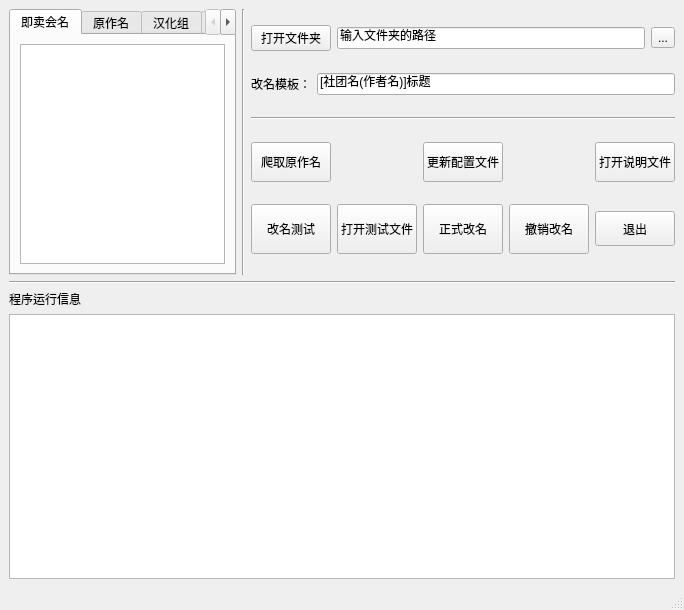
<?xml version="1.0" encoding="UTF-8"?>
<ui version="4.0">
 <class>MainWindow</class>
 <widget class="QMainWindow" name="MainWindow">
  <property name="geometry">
   <rect>
    <x>0</x>
    <y>0</y>
    <width>684</width>
    <height>610</height>
   </rect>
  </property>
  <property name="windowTitle">
   <string>本子改名</string>
  </property>
  <widget class="QWidget" name="centralwidget">
   <layout class="QGridLayout" name="gridLayout">
    <item row="0" column="0">
     <layout class="QHBoxLayout" name="horizontalLayout_6">
      <item>
       <widget class="QTabWidget" name="tab_widget">
        <property name="enabled">
         <bool>true</bool>
        </property>
        <property name="currentIndex">
         <number>0</number>
        </property>
        <widget class="QWidget" name="tab_market">
         <attribute name="title">
          <string>即卖会名</string>
         </attribute>
         <layout class="QHBoxLayout" name="horizontalLayout_8">
          <item>
           <widget class="QTextEdit" name="text_edit_market">
            <property name="html">
             <string>&lt;!DOCTYPE HTML PUBLIC &quot;-//W3C//DTD HTML 4.0//EN&quot; &quot;http://www.w3.org/TR/REC-html40/strict.dtd&quot;&gt;
&lt;html&gt;&lt;head&gt;&lt;meta name=&quot;qrichtext&quot; content=&quot;1&quot; /&gt;&lt;style type=&quot;text/css&quot;&gt;
p, li { white-space: pre-wrap; }
&lt;/style&gt;&lt;/head&gt;&lt;body style=&quot; font-family:'SimSun'; font-size:9pt; font-weight:400; font-style:normal;&quot;&gt;
&lt;p style=&quot;-qt-paragraph-type:empty; margin-top:0px; margin-bottom:0px; margin-left:0px; margin-right:0px; -qt-block-indent:0; text-indent:0px;&quot;&gt;&lt;br /&gt;&lt;/p&gt;&lt;/body&gt;&lt;/html&gt;</string>
            </property>
           </widget>
          </item>
         </layout>
        </widget>
        <widget class="QWidget" name="tab_original">
         <attribute name="title">
          <string>原作名</string>
         </attribute>
         <layout class="QHBoxLayout" name="horizontalLayout_9">
          <item>
           <widget class="QTextEdit" name="text_edit_original">
            <property name="enabled">
             <bool>true</bool>
            </property>
            <property name="html">
             <string>&lt;!DOCTYPE HTML PUBLIC &quot;-//W3C//DTD HTML 4.0//EN&quot; &quot;http://www.w3.org/TR/REC-html40/strict.dtd&quot;&gt;
&lt;html&gt;&lt;head&gt;&lt;meta name=&quot;qrichtext&quot; content=&quot;1&quot; /&gt;&lt;style type=&quot;text/css&quot;&gt;
p, li { white-space: pre-wrap; }
&lt;/style&gt;&lt;/head&gt;&lt;body style=&quot; font-family:'SimSun'; font-size:9pt; font-weight:400; font-style:normal;&quot;&gt;
&lt;p style=&quot;-qt-paragraph-type:empty; margin-top:0px; margin-bottom:0px; margin-left:0px; margin-right:0px; -qt-block-indent:0; text-indent:0px;&quot;&gt;&lt;br /&gt;&lt;/p&gt;&lt;/body&gt;&lt;/html&gt;</string>
            </property>
           </widget>
          </item>
         </layout>
        </widget>
        <widget class="QWidget" name="tab_localization">
         <attribute name="title">
          <string>汉化组</string>
         </attribute>
         <layout class="QHBoxLayout" name="horizontalLayout_10">
          <item>
           <widget class="QTextEdit" name="text_edit_localization">
            <property name="html">
             <string>&lt;!DOCTYPE HTML PUBLIC &quot;-//W3C//DTD HTML 4.0//EN&quot; &quot;http://www.w3.org/TR/REC-html40/strict.dtd&quot;&gt;
&lt;html&gt;&lt;head&gt;&lt;meta name=&quot;qrichtext&quot; content=&quot;1&quot; /&gt;&lt;style type=&quot;text/css&quot;&gt;
p, li { white-space: pre-wrap; }
&lt;/style&gt;&lt;/head&gt;&lt;body style=&quot; font-family:'SimSun'; font-size:9pt; font-weight:400; font-style:normal;&quot;&gt;
&lt;p style=&quot;-qt-paragraph-type:empty; margin-top:0px; margin-bottom:0px; margin-left:0px; margin-right:0px; -qt-block-indent:0; text-indent:0px;&quot;&gt;&lt;br /&gt;&lt;/p&gt;&lt;/body&gt;&lt;/html&gt;</string>
            </property>
           </widget>
          </item>
         </layout>
        </widget>
        <widget class="QWidget" name="tab_other">
         <attribute name="title">
          <string>其他</string>
         </attribute>
         <layout class="QHBoxLayout" name="horizontalLayout_5">
          <item>
           <widget class="QTextEdit" name="text_edit_other">
            <property name="html">
             <string>&lt;!DOCTYPE HTML PUBLIC &quot;-//W3C//DTD HTML 4.0//EN&quot; &quot;http://www.w3.org/TR/REC-html40/strict.dtd&quot;&gt;
&lt;html&gt;&lt;head&gt;&lt;meta name=&quot;qrichtext&quot; content=&quot;1&quot; /&gt;&lt;style type=&quot;text/css&quot;&gt;
p, li { white-space: pre-wrap; }
&lt;/style&gt;&lt;/head&gt;&lt;body style=&quot; font-family:'SimSun'; font-size:9pt; font-weight:400; font-style:normal;&quot;&gt;
&lt;p style=&quot;-qt-paragraph-type:empty; margin-top:0px; margin-bottom:0px; margin-left:0px; margin-right:0px; -qt-block-indent:0; text-indent:0px;&quot;&gt;&lt;br /&gt;&lt;/p&gt;&lt;/body&gt;&lt;/html&gt;</string>
            </property>
           </widget>
          </item>
         </layout>
        </widget>
       </widget>
      </item>
      <item>
       <widget class="Line" name="line_2">
        <property name="orientation">
         <enum>Qt::Vertical</enum>
        </property>
       </widget>
      </item>
      <item>
       <layout class="QVBoxLayout" name="verticalLayout">
        <item>
         <layout class="QHBoxLayout" name="horizontalLayout_2">
          <item>
           <layout class="QHBoxLayout" name="horizontalLayout">
            <item>
             <widget class="QPushButton" name="button_path_open">
              <property name="text">
               <string>打开文件夹</string>
              </property>
             </widget>
            </item>
            <item>
             <widget class="QLineEdit" name="line_edit_path">
              <property name="text">
               <string>输入文件夹的路径</string>
              </property>
             </widget>
            </item>
            <item>
             <widget class="QToolButton" name="button_path_get">
              <property name="text">
               <string>...</string>
              </property>
             </widget>
            </item>
           </layout>
          </item>
         </layout>
        </item>
        <item>
         <layout class="QHBoxLayout" name="horizontalLayout_7">
          <item>
           <widget class="QLabel" name="label_2">
            <property name="text">
             <string>改名模板：</string>
            </property>
           </widget>
          </item>
          <item>
           <widget class="QLineEdit" name="line_edit_model">
            <property name="text">
             <string>[社团名(作者名)]标题</string>
            </property>
           </widget>
          </item>
         </layout>
        </item>
        <item>
         <widget class="Line" name="line_3">
          <property name="orientation">
           <enum>Qt::Horizontal</enum>
          </property>
         </widget>
        </item>
        <item>
         <layout class="QHBoxLayout" name="horizontalLayout_4">
          <item>
           <layout class="QVBoxLayout" name="verticalLayout_2">
            <item>
             <widget class="QPushButton" name="button_spiders_original">
              <property name="minimumSize">
               <size>
                <width>0</width>
                <height>40</height>
               </size>
              </property>
              <property name="text">
               <string>爬取原作名</string>
              </property>
             </widget>
            </item>
           </layout>
          </item>
          <item>
           <spacer name="horizontalSpacer">
            <property name="orientation">
             <enum>Qt::Horizontal</enum>
            </property>
            <property name="sizeHint" stdset="0">
             <size>
              <width>40</width>
              <height>20</height>
             </size>
            </property>
           </spacer>
          </item>
          <item>
           <widget class="QPushButton" name="button_update_config">
            <property name="minimumSize">
             <size>
              <width>0</width>
              <height>40</height>
             </size>
            </property>
            <property name="text">
             <string>更新配置文件</string>
            </property>
           </widget>
          </item>
          <item>
           <spacer name="horizontalSpacer_2">
            <property name="orientation">
             <enum>Qt::Horizontal</enum>
            </property>
            <property name="sizeHint" stdset="0">
             <size>
              <width>40</width>
              <height>20</height>
             </size>
            </property>
           </spacer>
          </item>
          <item>
           <widget class="QPushButton" name="button_open_help">
            <property name="minimumSize">
             <size>
              <width>0</width>
              <height>40</height>
             </size>
            </property>
            <property name="text">
             <string>打开说明文件</string>
            </property>
           </widget>
          </item>
         </layout>
        </item>
        <item>
         <layout class="QHBoxLayout" name="horizontalLayout_3">
          <item>
           <widget class="QPushButton" name="button_check">
            <property name="minimumSize">
             <size>
              <width>0</width>
              <height>50</height>
             </size>
            </property>
            <property name="text">
             <string>改名测试</string>
            </property>
           </widget>
          </item>
          <item>
           <widget class="QPushButton" name="button_open_check">
            <property name="minimumSize">
             <size>
              <width>0</width>
              <height>50</height>
             </size>
            </property>
            <property name="text">
             <string>打开测试文件</string>
            </property>
           </widget>
          </item>
          <item>
           <widget class="QPushButton" name="button_start">
            <property name="minimumSize">
             <size>
              <width>0</width>
              <height>50</height>
             </size>
            </property>
            <property name="text">
             <string>正式改名</string>
            </property>
           </widget>
          </item>
          <item>
           <widget class="QPushButton" name="button_back">
            <property name="minimumSize">
             <size>
              <width>0</width>
              <height>50</height>
             </size>
            </property>
            <property name="text">
             <string>撤销改名</string>
            </property>
           </widget>
          </item>
          <item>
           <widget class="QPushButton" name="button_quit">
            <property name="minimumSize">
             <size>
              <width>0</width>
              <height>35</height>
             </size>
            </property>
            <property name="text">
             <string>退出</string>
            </property>
           </widget>
          </item>
         </layout>
        </item>
       </layout>
      </item>
     </layout>
    </item>
    <item row="1" column="0">
     <widget class="Line" name="line">
      <property name="orientation">
       <enum>Qt::Horizontal</enum>
      </property>
     </widget>
    </item>
    <item row="2" column="0">
     <widget class="QLabel" name="label">
      <property name="text">
       <string>程序运行信息</string>
      </property>
     </widget>
    </item>
    <item row="3" column="0">
     <widget class="QTextBrowser" name="text_info">
      <property name="html">
       <string>&lt;!DOCTYPE HTML PUBLIC &quot;-//W3C//DTD HTML 4.0//EN&quot; &quot;http://www.w3.org/TR/REC-html40/strict.dtd&quot;&gt;
&lt;html&gt;&lt;head&gt;&lt;meta name=&quot;qrichtext&quot; content=&quot;1&quot; /&gt;&lt;style type=&quot;text/css&quot;&gt;
p, li { white-space: pre-wrap; }
&lt;/style&gt;&lt;/head&gt;&lt;body style=&quot; font-family:'SimSun'; font-size:9pt; font-weight:400; font-style:normal;&quot;&gt;
&lt;p style=&quot;-qt-paragraph-type:empty; margin-top:0px; margin-bottom:0px; margin-left:0px; margin-right:0px; -qt-block-indent:0; text-indent:0px;&quot;&gt;&lt;br /&gt;&lt;/p&gt;&lt;/body&gt;&lt;/html&gt;</string>
      </property>
     </widget>
    </item>
   </layout>
  </widget>
  <widget class="QStatusBar" name="statusbar"/>
 </widget>
 <resources/>
 <connections/>
</ui>
